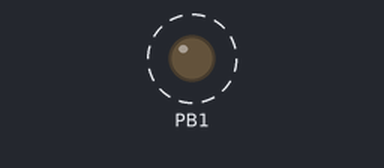
A sketch run on a simulated ATtiny85, built with avr-gcc and run on an emulated ATtiny85. Parts: output pins drawn as LEDs (lit = HIGH). Dashed ring = blinking.

Above: at 0.2 s.
Timing chart, 0 to 3.0 s (numbered marks = the images above):
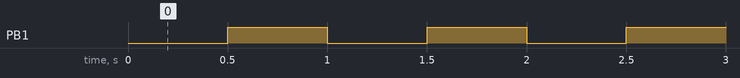

Measured:
- by itself, PB1: alternates HIGH for 0.50 s and LOW for 0.50 s

The sketch:

workspaces.ino
```cpp
#include <DigiKeyboard.h>

int x=1;

void setup() {
  DigiKeyboard.sendKeyStroke(0);
  pinMode(1,OUTPUT);
}

void loop() {
  if ( x == 1 ){
    DigiKeyboard.sendKeyStroke(81, MOD_CONTROL_LEFT | MOD_ALT_LEFT);
    DigiKeyboard.delay(500);
    digitalWrite(1,HIGH);
    x=x-1;
  }
  else{
    DigiKeyboard.sendKeyStroke(82, MOD_CONTROL_LEFT | MOD_ALT_LEFT);
    DigiKeyboard.delay(500);
    digitalWrite(1,HIGH);
    x=x+1;
  }
  DigiKeyboard.delay(500);
  digitalWrite(1,LOW);
}
```
